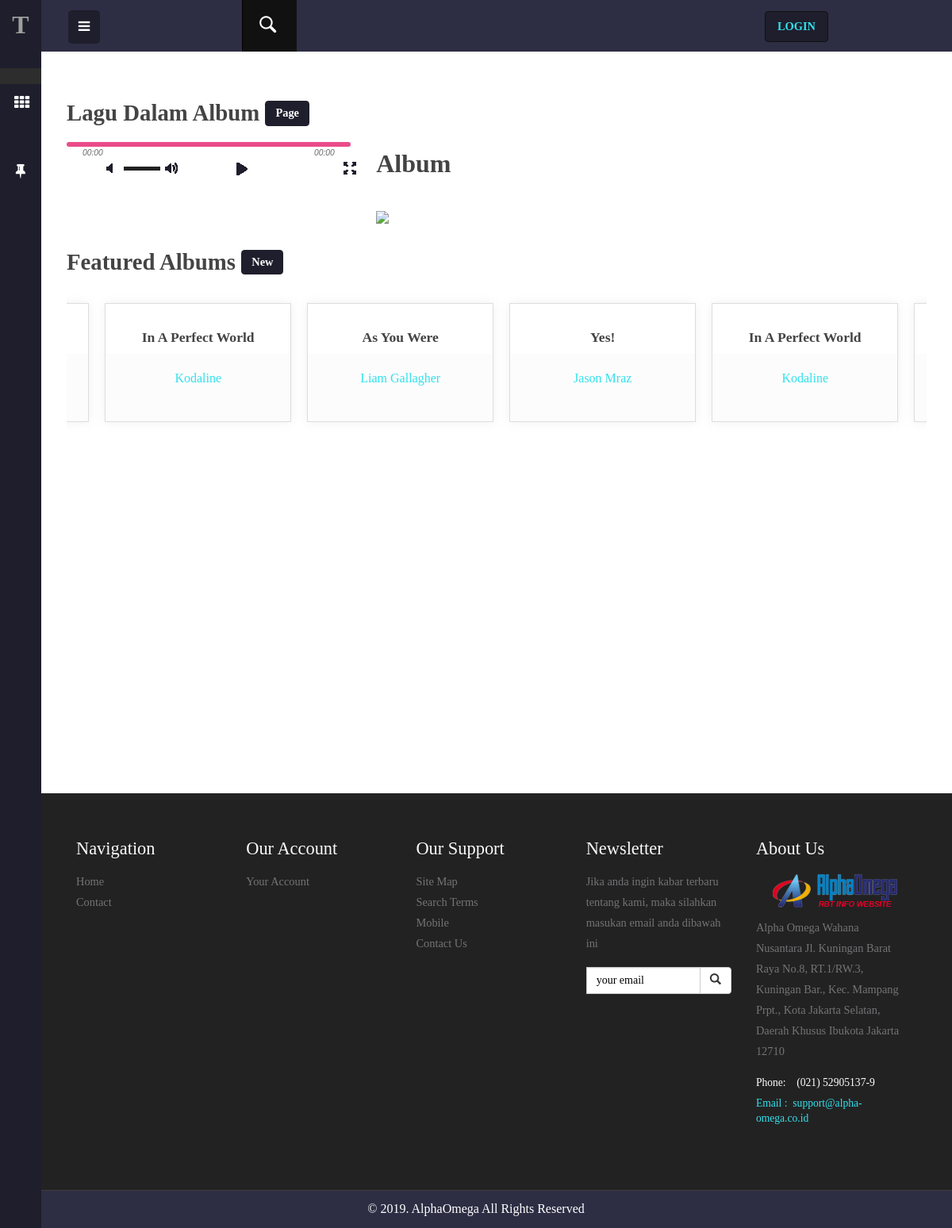
The app's page /index.php/c_detail_album, older data.
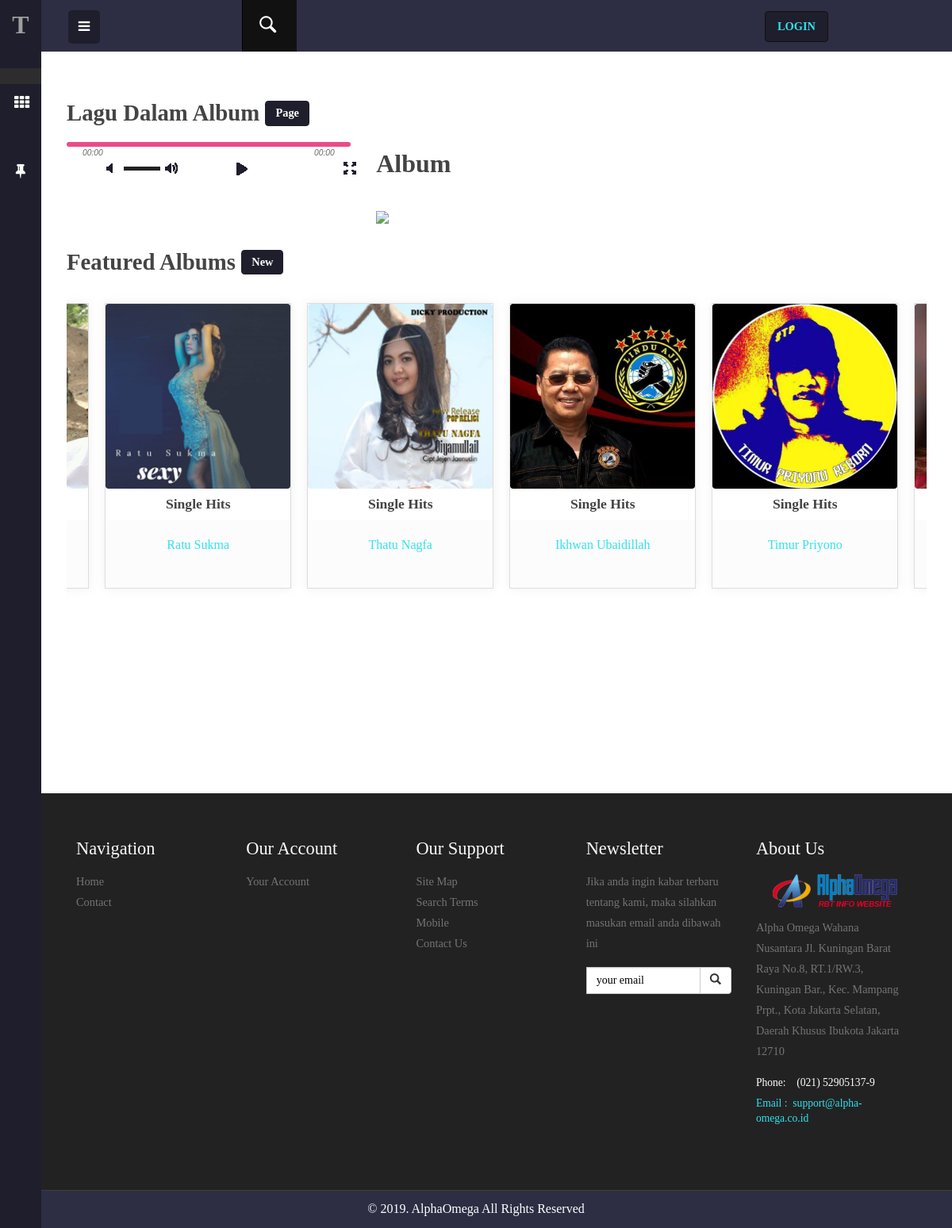
The same page, newer data.
### tables this page shows
CREATE TABLE `t_album` (
  `id_album` int(11) NOT NULL,
  `artist_id` int(11) NOT NULL,
  `nama_album` varchar(25) NOT NULL,
  `picture_album` varchar(100) NOT NULL,
  `aktif` tinyint(1) NOT NULL
);

CREATE TABLE `t_artist` (
  `id_artists` int(11) NOT NULL,
  `partner_id` int(11) DEFAULT NULL,
  `nama_artist` varchar(25) NOT NULL,
  `bio` text NOT NULL,
  `picture_artist` varchar(100) NOT NULL,
  `aktif` tinyint(1) NOT NULL DEFAULT 0
);

### application/controllers/C_Detail_Album.php (called while the page is built, shortened)
<?php
class C_Detail_Album extends CI_Controller
{
	function __construct()
	{
		$this->load->model('M_Detail_Album');
	}
	function index()
	{
		$data = array(
			"title" => "Detail Album"
		);
		$id = $this->uri->segment(3);
		$data['detail_album'] = $this->M_Detail_Album->get_detail_album($id);
		$data['detail_artist'] = $this->M_Detail_Album->get_detail_artist($id);
		$data['featured'] = $this->M_Detail_Album->featured_album();
		$this->load->view('main_page/V_Detail_Album',$data);
	}
}

### index.php (called while the page is built, shortened)
<?php
require_once BASEPATH.'core/CodeIgniter.php';

### application/models/M_Detail_Album.php (called while the page is built, shortened)
<?php
class M_Detail_Album extends CI_Model
{
	function get_detail_album($id_album)
	{
		$this->db->select('*');
		$this->db->from('t_album');
		$this->db->join('t_lagu','t_lagu.album_id=t_album.id_album');
		$this->db->join('t_genre','t_genre.id=t_lagu.genre_id');
		$this->db->join('t_artist','t_artist.id_artists=t_album.artist_id');
		$this->db->where('t_album.id_album=',$id_album);
		return $this->db->get()->result();
	}
	function get_detail_artist($id)
	{
		$this->db->select('*');
		$this->db->from('t_artist');
		$this->db->join('t_album','t_album.artist_id=t_artist.id_artists');
		$this->db->join('t_lagu','t_lagu.album_id=t_album.id_album');
		$this->db->join('t_genre','t_genre.id=t_lagu.genre_id');
		$this->db->where('t_album.id_album=',$id);
		$this->db->limit(1);
		return $this->db->get()->result();
	}
	function featured_album()
	{
		$this->db->select('*');
		$this->db->from('t_album');
		$this->db->join('t_artist','t_artist.id_artists=t_album.artist_id');
		$this->db->where('t_album.aktif',TRUE);
		$this->db->order_by('id_album','DESC');
		$this->db->limit('10');
		return $this->db->get()->result();
	}
}

### application/views/main_page/V_Detail_Album.php (the view, shortened to what this page needs)
<div id="page-wrapper">
	<div class="inner-content single">
		<div class="tittle-head">
			<h3 class="tittle">Lagu Dalam Album <span class="new">Page</span></h3>
			<div class="clearfix"> </div>
		</div>
		<div class="single_left">
			<div class="video-main">
				<div class="video-record-list">
					<div id="jp_container_1" class="jp-video jp-video-270p" role="application" aria-label="media player">
						<div class="jp-type-playlist">
							<div class="jp-gui">
								<div class="jp-interface">
									<div class="jp-progress">
									</div>
									<div class="jp-current-time" role="timer" aria-label="time">00:00</div>
									<div class="jp-duration" role="timer" aria-label="duration">00:18</div>
									<div class="jp-controls-holder">
										<div class="jp-controls">
											<button class="jp-previous" role="button" tabindex="0">previous</button>
											<button class="jp-play" role="button" tabindex="0">play</button>
										</div>
										<div class="jp-volume-controls">
											<button class="jp-mute" role="button" tabindex="0">mute</button>
											<button class="jp-volume-max" role="button" tabindex="0">max volume</button>
											<div class="jp-volume-bar">
												<div class="jp-volume-bar-value" style="width: 100%;"></div>
											</div>
										</div>
										<div class="jp-toggles">
											<button class="jp-full-screen" role="button" tabindex="0">full screen</button>
										</div>
									</div>
								</div>
							</div>
						</div>
					</div>
				</div>
			</div>
			<link href="<?php echo base_url('assets/main_page/')?>css/jplayer.blue.monday.min.css" rel="stylesheet" type="text/css">
                           <?php if (isset($detail_album)){?>
						<?php foreach ($detail_album as $detail){?>
                           {
                               title: "<?php echo $detail->judul?>",
                               artist: "",
                               mp3: "<?php echo base_url('assets/file_lagu/'),$detail->file?>",
                               wav: "<?php echo base_url('assets/file_lagu/'),$detail->file?>",
                               poster: "<?php echo base_url('assets/foto_album/'),$detail->picture_album?>"
                           },
						<?php }
                           }?>
		</div>
		<div class="response">
			<h4>Album</h4>
		<div class="row">
			<div class="col-md-4">
				<img class="img-responsive" src="<?php echo base_url('assets/foto_album/'),$detail->picture_album?>" style="max-height: 300px">
			</div>
			<div class="col-md-6">
			</div>
		</div>
		</div>
	</div>
	<div class="clearfix"></div>
	<div class="review-slider">
		<div class="tittle-head">
			<h3 class="tittle">Featured Albums <span class="new"> New</span></h3>
			<div class="clearfix"> </div>
		</div>
		<ul id="flexiselDemo1">
			<?php if (isset($featured)) {
				foreach ($featured as $alb) {
					$id_r = $alb->id_album;
					?>
					<li>
						<a href="<?php echo base_url('album/detail/'),$id_r?>"><img src="<?php echo base_url('assets/foto_album/')?><?php echo $alb->picture_album;?>" alt=""/></a>
						<div class="slide-title"><h4><?php echo $alb->nama_album?></div>
						<div class="date-city">
							<h5><?php echo $alb->nama_artist?></h5>
						</div>
					</li>
				<?php }?>
				<?php
			}
			else {
				echo "<div>Kosong.</div>";
			}
			?>
		</ul>
	</div>
</div>

Row changes from the older to the newer data that the page shows:
no longer on this page (row edited): t_album: nama_album "In A Perfect World", artist.nama_artist "Kodaline"
no longer on this page (row edited): t_album: nama_album "As You Were", artist.nama_artist "Liam Gallagher"
no longer on this page (row edited): t_album: nama_album "Yes!", artist.nama_artist "Jason Mraz"
added t_album: picture_album (picture), nama_album "Single Hits", artist.nama_artist "Ratu Sukma"
added t_album: picture_album (picture), nama_album "Single Hits", artist.nama_artist "Thatu Nagfa"
added t_album: picture_album (picture), nama_album "Single Hits", artist.nama_artist "Ikhwan Ubaidillah"
added t_album: picture_album (picture), nama_album "Single Hits", artist.nama_artist "Timur Priyono"
added t_album: picture_album (picture)
added t_album: picture_album (picture)
